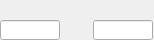
    <widget class="PyDMFrame" name="composite">
      <property name="geometry">
        <rect>
          <x>143</x>
          <y>125</y>
          <width>154</width>
          <height>40</height>
        </rect>
      </property>
      <widget class="PyDMLabel" name="text_update_2">
        <property name="geometry">
          <rect>
            <x>0</x>
            <y>0</y>
            <width>61</width>
            <height>18</height>
          </rect>
        </property>
        <property name="toolTip">
          <string>PV: ${prefix}MinX_RBV</string>
        </property>
        <property name="channel" stdset="0">
          <string>ca://${prefix}MinX_RBV</string>
        </property>
        <property name="font" stdset="0">
          <font>
            <pointsize>10</pointsize>
          </font>
        </property>
        <property name="alignment">
          <set>Qt::AlignCenter</set>
        </property>
        <property name="textInteractionFlags">
          <set>Qt::TextSelectableByKeyboard|Qt::TextSelectableByMouse</set>
        </property>
        <property name="styleSheet">
          <string notr="true">PyDMLabel#text_update_2 {
  color: rgb(10, 0, 184);
  background-color: rgb(187, 187, 187);
  }</string>
        </property>
      </widget>
      <widget class="PyDMLineEdit" name="text_entry_2">
        <property name="geometry">
          <rect>
            <x>0</x>
            <y>20</y>
            <width>60</width>
            <height>20</height>
          </rect>
        </property>
        <property name="channel" stdset="0">
          <string>ca://${prefix}MinX</string>
        </property>
        <property name="toolTip">
          <string>${prefix}MinX</string>
        </property>
        <property name="font" stdset="0">
          <font>
            <pointsize>10</pointsize>
          </font>
        </property>
        <property name="styleSheet">
          <string notr="true">PyDMLineEdit#text_entry_2 {
  color: rgb(0, 0, 0);
  background-color: rgb(115, 223, 255);
  border: 1px solid black;
  margin: 0px;
  padding: 0px;
  spacing: 0px;
  }</string>
        </property>
      </widget>
      <widget class="PyDMLineEdit" name="text_entry_3">
        <property name="geometry">
          <rect>
            <x>93</x>
            <y>20</y>
            <width>60</width>
            <height>20</height>
          </rect>
        </property>
        <property name="channel" stdset="0">
          <string>ca://${prefix}MinY</string>
        </property>
        <property name="toolTip">
          <string>${prefix}MinY</string>
        </property>
        <property name="font" stdset="0">
          <font>
            <pointsize>10</pointsize>
          </font>
        </property>
        <property name="styleSheet">
          <string notr="true">PyDMLineEdit#text_entry_3 {
  color: rgb(0, 0, 0);
  background-color: rgb(115, 223, 255);
  border: 1px solid black;
  margin: 0px;
  padding: 0px;
  spacing: 0px;
  }</string>
        </property>
      </widget>
      <widget class="PyDMLabel" name="text_update_3">
        <property name="geometry">
          <rect>
            <x>93</x>
            <y>0</y>
            <width>61</width>
            <height>18</height>
          </rect>
        </property>
        <property name="toolTip">
          <string>PV: ${prefix}MinY_RBV</string>
        </property>
        <property name="channel" stdset="0">
          <string>ca://${prefix}MinY_RBV</string>
        </property>
        <property name="font" stdset="0">
          <font>
            <pointsize>10</pointsize>
          </font>
        </property>
        <property name="alignment">
          <set>Qt::AlignCenter</set>
        </property>
        <property name="textInteractionFlags">
          <set>Qt::TextSelectableByKeyboard|Qt::TextSelectableByMouse</set>
        </property>
        <property name="styleSheet">
          <string notr="true">PyDMLabel#text_update_3 {
  color: rgb(10, 0, 184);
  background-color: rgb(187, 187, 187);
  }</string>
        </property>
      </widget>
    </widget>
